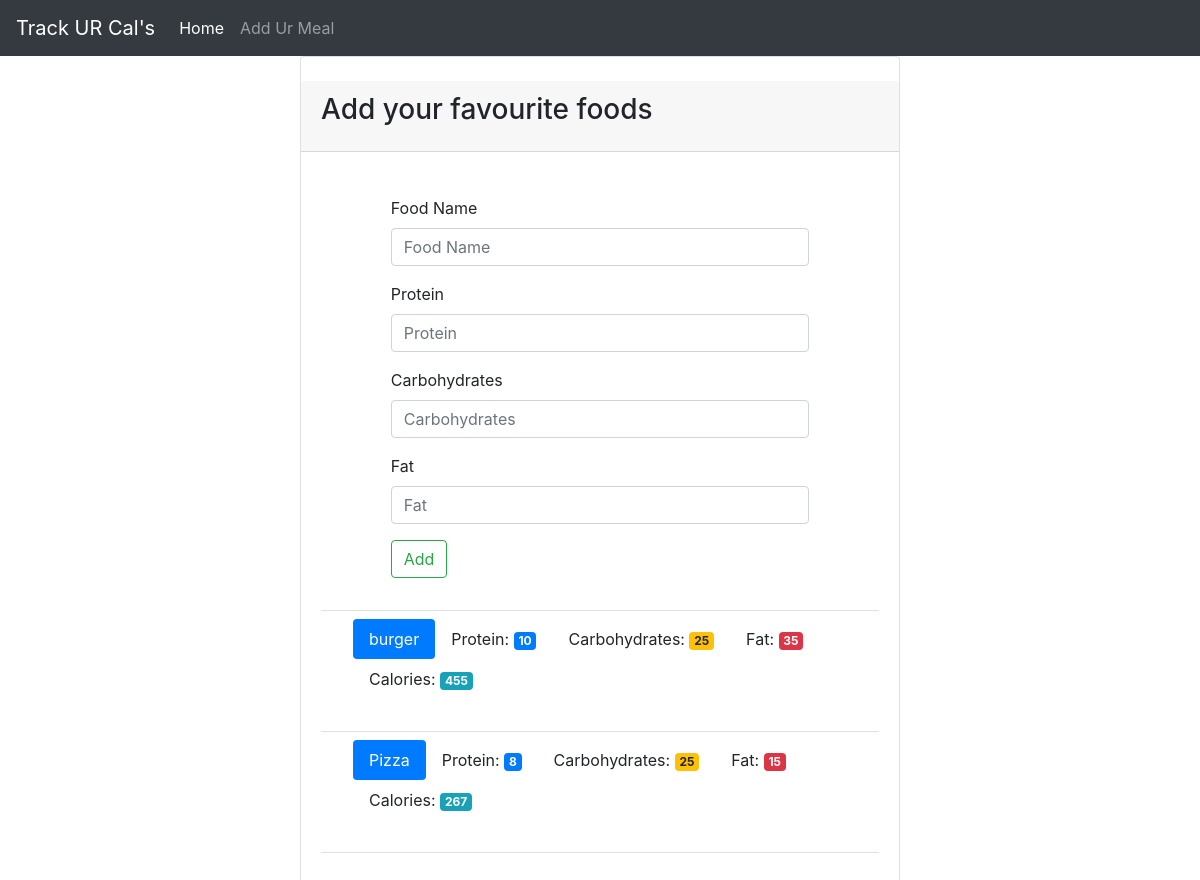
Before: /food with the older database file.
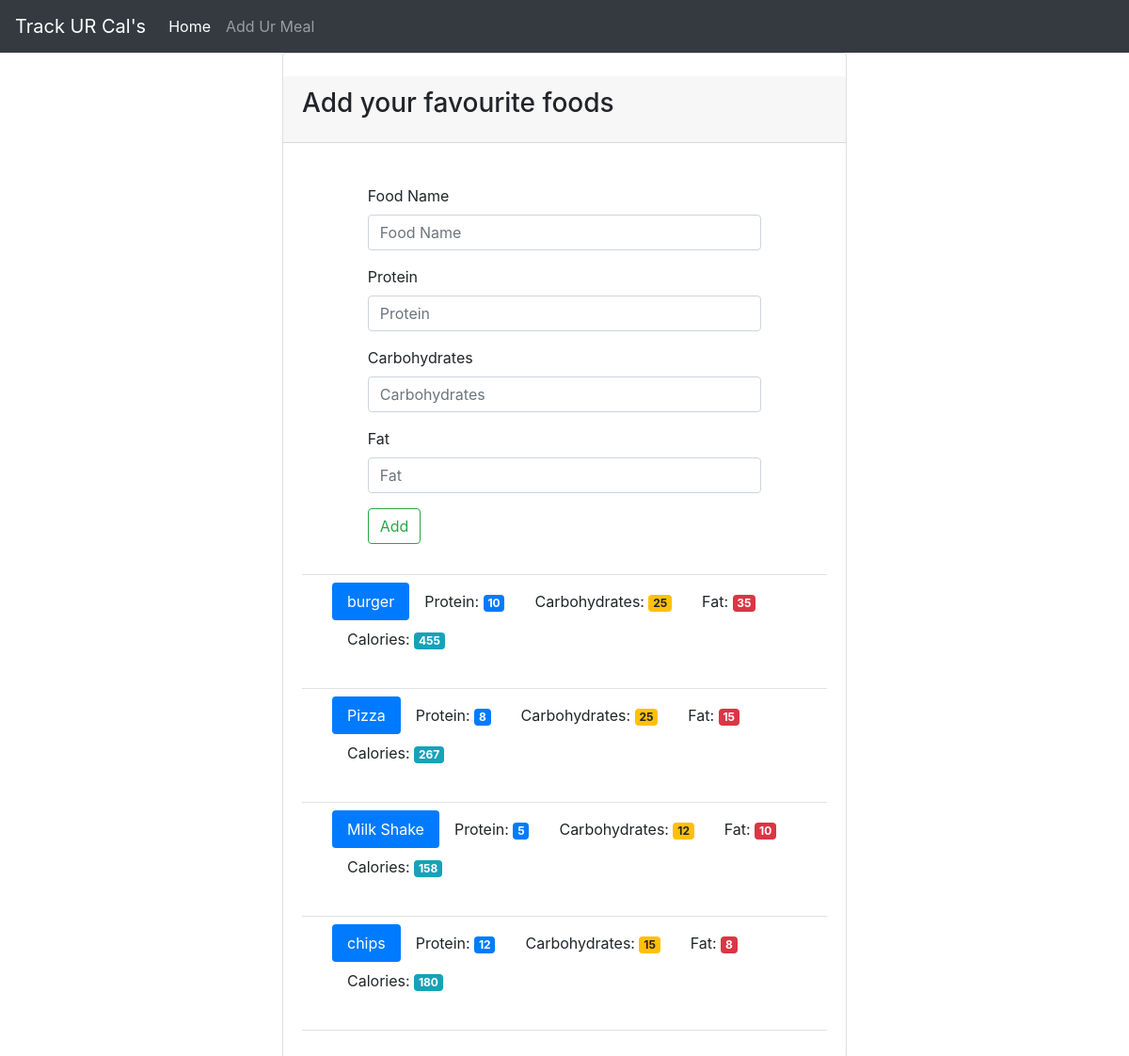
After: the same page with the newer database file.
### tables this page shows
CREATE TABLE food (
    id integer primary key autoincrement,
    name text not null,
    protein integer not null,
    carbohydrates integer not null,
    fat integer not null,
    calories integer not null
);

### app.py (the view, shortened to what this page needs)
@app.route('/food', methods=['GET', 'POST'])
def food():
    db = get_db()
    cur = db.execute('select name, protein, carbohydrates, fat, calories from food')
    results = cur.fetchall()
    return render_template('add_food.html', title='Add Your Foods', results=results)

### app.py (called while the page is built)
def connect_db():
    sql = sqlite3.connect('food_log.db')
    sql.row_factory = sqlite3.Row
    return sql

def get_db():
    if not hasattr(g, 'sqlite3_db'):
        g.sqlite_db = connect_db()
    return g.sqlite_db

### templates/add_food.html (shortened to what this page needs)
{% extends "base.html" %}
{% block content %}
<div class="container-fluid  theme-showcase col-md-6" role="main">
    <div class="row">
          <div class="card" style="width: 100%;">
            <div class="card-header mt-4 mb-4">
              <h3 class="card-title">Add your favourite foods</h3>
            </div>
            <div class="card-body">
              <form style="width: 75%; margin: 0 auto;" method="POST" action="{{ url_for('food') }}">
                <div class="form-group">
                  <label for="food-name">Food Name</label>
                  <input type="text" class="form-control" id="food-name" name="food-name" placeholder="Food Name">
                </div>
                <div class="form-group">
                  <label for="protein">Protein</label>
                  <input type="number" class="form-control" id="protein" name="protein" placeholder="Protein">
                </div>
                <div class="form-group">
                  <label for="carbohydrates">Carbohydrates</label>
                  <input type="number" class="form-control" id="carbohydrates" name="carbohydrates" placeholder="Carbohydrates">
                </div>
                <div class="form-group">
                  <label for="fat">Fat</label>
                  <input type="number" class="form-control" id="fat" name="fat" placeholder="Fat">
                </div>
                <button type="submit" class="btn btn-outline-success">Add</button>
              </form>
              <div class="pb-2 mt-4 mb-2 border-bottom"></div>
            {% for food in results %}
              <ul style="width: 100%; margin-left: 2rem;" class="nav nav-pills" role="tablist">
                <li class="nav-item"><a class="nav-link active">{{ food.name }}</a></li>
                <li class="nav-item"><a class="nav-link">Protein: <span class="badge badge-primary">{{food.protein}}</span></a></li>
                <li class="nav-item"><a class="nav-link">Carbohydrates: <span class="badge badge-warning">{{food.carbohydrates}}</span></a></li>
                <li class="nav-item"><a class="nav-link">Fat: <span class="badge badge-danger">{{food.fat}}</span></a></li>
                <li class="nav-item"><a class="nav-link">Calories: <span class="badge badge-info">{{food.calories}}</span></a></li>
              </ul>
              <div class="pb-2 mt-4 mb-2 border-bottom"></div>
            {% endfor %}
            </div>
          </div>
        </div>
    </div>
{% endblock %}

### templates/base.html (shortened to what this page needs)
<!DOCTYPE html>
<html lang="en">
<head>
    <link rel="stylesheet" href="{{ url_for('static', filename='css/bootstrap.css') }}">
    <link rel="stylesheet" href="{{ url_for('static', filename='css/main.css') }}">
</head>
<body>
    <header>
        <nav class="navbar navbar-expand-lg navbar-dark bg-dark">
            <a class="navbar-brand" href="{{ url_for('index') }}">Track UR Cal's</a>
            <div class="collapse navbar-collapse" id="navbarNavAltMarkup">
              <div class="navbar-nav">
                <a class="nav-item nav-link active" href="{{ url_for('index') }}">Home <span class="sr-only">(current)</span></a>
                <a class="nav-item nav-link" href="{{ url_for('food')}}">Add Ur Meal</a>
              </div>
            </div>
          </nav>
    </header>
    <main>
    {% block content %}
    {% endblock %}
    </main>
</body>
</html>

Changed rows visible on the page:
added food: name "Milk Shake", protein "5", carbohydrates "12", fat "10", calories "158"
added food: name "chips", protein "12", carbohydrates "15", fat "8", calories "180"
